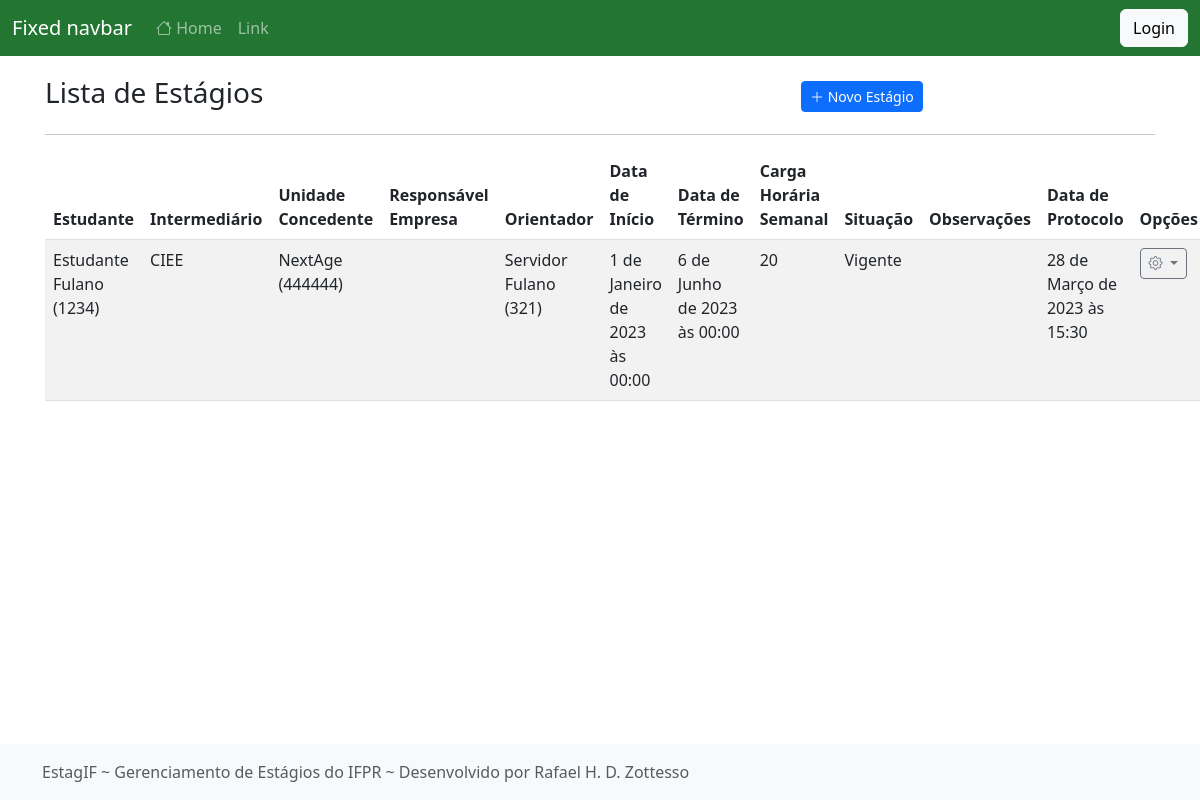
Before: /listar/estagio/ with the older database file.
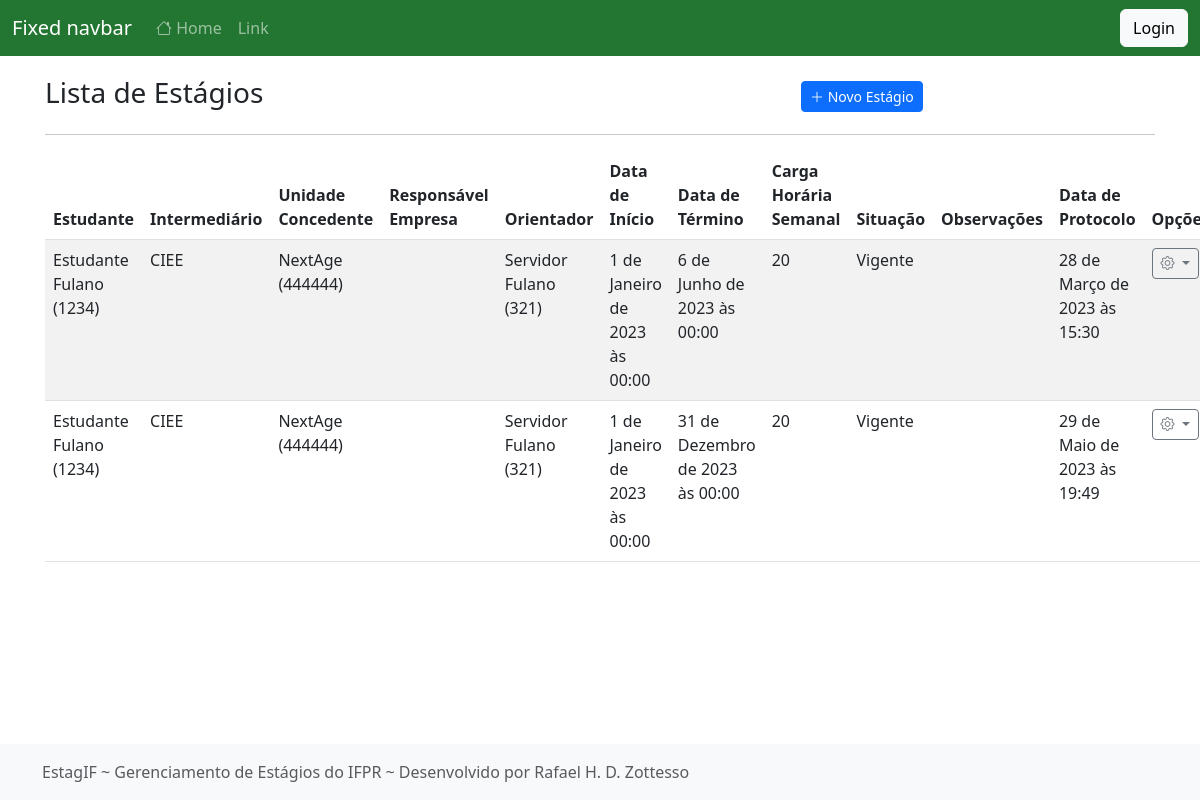
After: the same page with the newer database file.
### cadastros/models.py (models this page shows, shortened)
class Estagio(models.Model):
    estudante = models.ForeignKey(Estudante, on_delete=models.PROTECT)
    intermediario = models.ForeignKey(Intermediario, on_delete=models.PROTECT, verbose_name="intermediário")
    unidade_concedente = models.ForeignKey(UnidadeConcedente, on_delete=models.PROTECT)
    responssvel_empresa = models.ForeignKey(Responsavel, on_delete=models.PROTECT, verbose_name="responsável na empresa")
    orientador = models.ForeignKey(Servidor, on_delete=models.PROTECT)
    data_inicio = models.DateTimeField(verbose_name="data de início")
    data_termino = models.DateTimeField(verbose_name="data de término", null=True)
    ch_semanal = models.IntegerField(verbose_name="carga horária semanal")
    situacao = models.ForeignKey(Situacao, on_delete=models.PROTECT, verbose_name="situação")
    observacoes = models.TextField(blank=True, null=True, verbose_name="observações")
    data_protocolo = models.DateTimeField(auto_now_add=True)
    atualizado_em = models.DateTimeField(auto_now=True)
    cadastrado_em = models.DateTimeField(auto_now_add=True)
    cadastrado_por = models.ForeignKey(User, on_delete=models.PROTECT)
    class Meta:
        verbose_name = "Estágio"
        ordering = ['-data_inicio']

class Estudante(models.Model):
    nome = models.CharField(max_length=50)
    cpf = models.CharField(max_length=14, verbose_name="CPF", unique=True)
    data_nascimento = models.DateField()
    telefone = models.CharField(max_length=15)
    email = models.EmailField(max_length=100)
    matricula = models.CharField(max_length=15, verbose_name="matrícula")
    curso = models.ForeignKey(Curso, on_delete=models.PROTECT)
    campus = models.ForeignKey(Campus, on_delete=models.PROTECT)
    usuario = models.OneToOneField(User, on_delete=models.CASCADE)
    atualizado_em = models.DateTimeField(auto_now=True)
    cadastrado_em = models.DateTimeField(auto_now_add=True)
    def __str__(self):
        return f"{self.nome} ({self.matricula})"

class Intermediario(models.Model):
    nome = models.CharField(max_length=50)
    atualizado_em = models.DateTimeField(auto_now=True)
    cadastrado_em = models.DateTimeField(auto_now_add=True)
    def __str__(self):
        return f"{self.nome}"
    class Meta:
        verbose_name = "Intermediário"

class UnidadeConcedente(models.Model):
    nome = models.CharField(max_length=50)
    email = models.EmailField(max_length=100)
    telefone = models.CharField(max_length=15)
    documento = models.CharField(max_length=18, help_text="Preencha com o CNPJ ou CPF (caso pessoa física)")
    atualizado_em = models.DateTimeField(auto_now=True)
    cadastrado_em = models.DateTimeField(auto_now_add=True)
    def __str__(self):
        return f"{self.nome} ({self.documento})"
    class Meta:
        verbose_name_plural = "Unidades Concedentes"

class Servidor(models.Model):
    nome = models.CharField(max_length=50)
    cpf = models.CharField(max_length=14, verbose_name="CPF", unique=True)
    data_nascimento = models.DateField()
    telefone = models.CharField(max_length=15)
    email = models.EmailField(max_length=100)
    siape = models.CharField(max_length=15, verbose_name="SIAPE")
    campus = models.ForeignKey(Campus, on_delete=models.PROTECT)
    usuario = models.OneToOneField(User, on_delete=models.CASCADE)
    atualizado_em = models.DateTimeField(auto_now=True)
    cadastrado_em = models.DateTimeField(auto_now_add=True)
    def __str__(self):
        return f"{self.nome} ({self.siape})"
    class Meta:
        verbose_name_plural = "Servidores"

class Situacao(models.Model):
    nome = models.CharField(max_length=50)
    atualizado_em = models.DateTimeField(auto_now=True)
    cadastrado_em = models.DateTimeField(auto_now_add=True)
    def __str__(self):
        return f"{self.nome}"
    class Meta:
        verbose_name = "Situação"
        verbose_name_plural = "Situações"

### cadastros/views.py (the view)
# urls.py: path("listar/estagio/", EstagioList.as_view(), name="listar-estagio"),
class EstagioList(GroupRequiredMixin, ListView):
    model = Estagio
    template_name = "cadastros/list/estagio.html"
    group_required = ["Administrador"]
    paginate_by = 50
    def get_queryset(self):
        return Estagio.objects.all().select_related(
            "estudante",
            "intermediario",
            "unidade_concedente",
            "responssvel_empresa",
            "orientador",
            "situacao",
        )

### cadastros/templates/cadastros/list/estagio.html (shortened to what this page needs)
{% extends 'paginas/modelo.html' %}
{% load static %}
{% block conteudo %}
<div class="row justify-content-center align-items-center mt-3">
    <div class="col-md-8">
        <h3 class="">Lista de Estágios</h3>
    </div>
    <div class="col-md">
        <a href="{% url 'cadastrar-estagio' %}" class="btn btn-primary btn-sm">
            <i class="bi bi-plus-lg"></i>
            Novo Estágio
        </a>
    </div>
</div>
<hr>
<div class="table-responsive-lg">
    <table class="table table-striped">
        <thead>
            <tr>
                <th>Estudante</th>
                <th>Intermediário</th>
                <th>Unidade Concedente</th>
                <th>Responsável Empresa</th>
                <th>Orientador</th>
                <th>Data de Início</th>
                <th>Data de Término</th>
                <th>Carga Horária Semanal</th>
                <th>Situação</th>
                <th>Observações</th>
                <th>Data de Protocolo</th>
                <th>Opções</th>
            </tr>
        </thead>
        <tbody>
            {% for obj in object_list %}
            <tr class="">
                <td>{{ obj.estudante }}</td>
                <td>{{ obj.intermediario }}</td>
                <td>{{ obj.unidade_concedente }}</td>
                <td>{{ obj.responsavel_empresa }}</td>
                <td>{{ obj.orientador }}</td>
                <td>{{ obj.data_inicio }}</td>
                <td>{{ obj.data_termino }}</td>
                <td>{{ obj.ch_semanal }}</td>
                <td>{{ obj.situacao }}</td>
                <td>{{ obj.observacoes }}</td>
                <td>{{ obj.data_protocolo }}</td>
                <td>
                    <div class="dropdown">
                        <a class="btn btn-sm btn-outline-secondary dropdown-toggle" href="#" role="button" data-bs-toggle="dropdown" aria-expanded="false">
                            <i class="bi bi-gear"></i>
                        </a>
                    </div>
                </td>
            </tr>
            {% empty %}
            <tr>
                <th colspan="100%">Nenhum registro encontrado.</th>
            </tr>
            {% endfor %}
        </tbody>
    </table>
</div>
{% endblock %}

Changed rows visible on the page:
added Estagio: estudante "Estudante Fulano (1234)", intermediario "CIEE", unidade_concedente "NextAge (444444)", orientador "Servidor Fulano (321)", data_inicio "1 de Janeiro de 2023 às 00:00", data_termino "31 de Dezembro de 2023 às 00:00", ch_semanal "20", situacao "Vigente", data_protocolo "29 de Maio de 2023 às 19:49"
